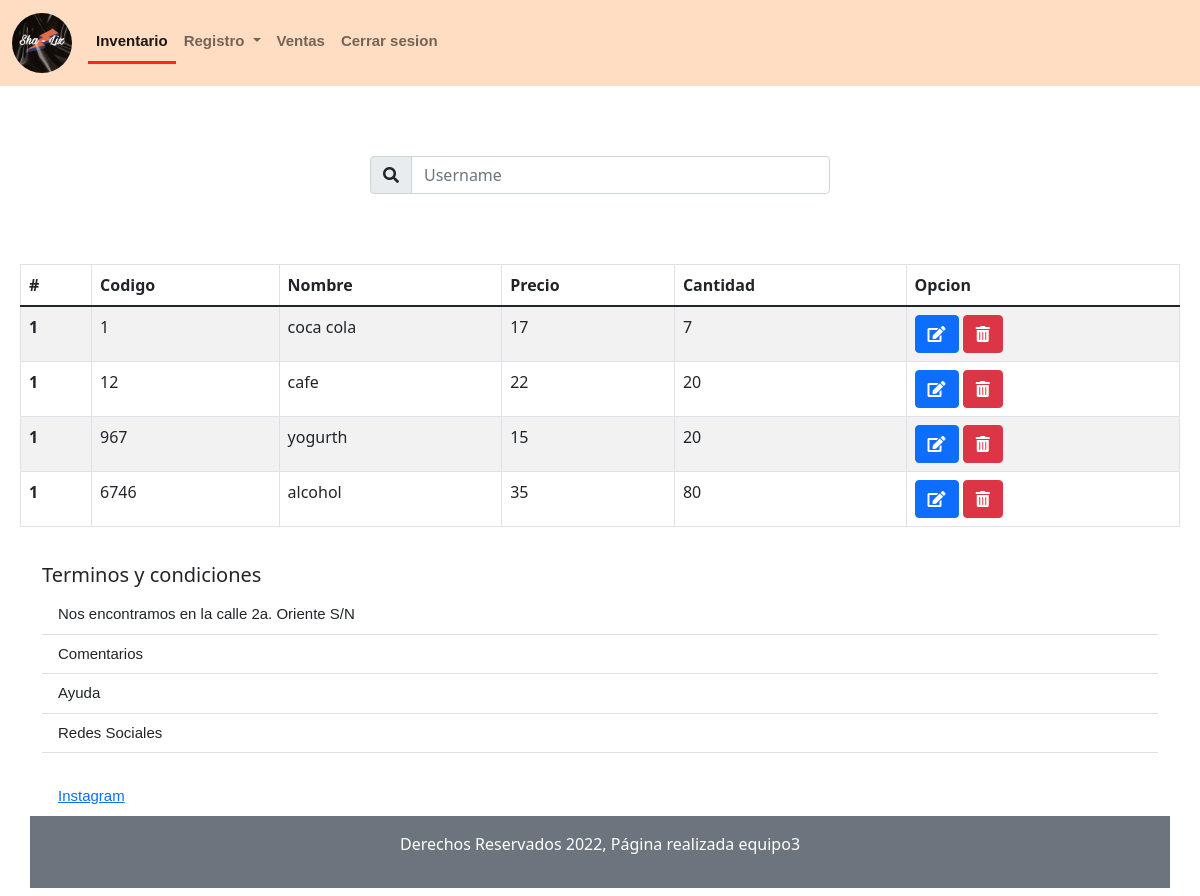
Screenshot of /shaliz2/admin_inventario.php with the database file from the repository.
### tables this page shows
CREATE TABLE `producto` (
  `codproducto` int(11) NOT NULL,
  `descripcion` varchar(45) NOT NULL,
  `precio` decimal(10,0) NOT NULL,
  `cantidad de producto` varchar(45) NOT NULL,
  `id_credencial` int(11) NOT NULL
);

### shaliz2/db/connDb.php (called while the page is built)
<?php
   function  connDB(){
      $hostDB = DB_HOST;
      $nombreDB = DB_NAME;
      $usuarioDB = DB_USER;
      $contraseniaDB = DB_PWD;
      $hostPDO = "mysql:host=$hostDB;dbname=$nombreDB;";
      $miPDO = new PDO($hostPDO, $usuarioDB, $contraseniaDB);
      return  $miPDO ;
   }
?>

### shaliz2/admin_inventario.php (the view, shortened to what this page needs)
<?php
    require_once "db/connDb.php";
    $miConsulta = connDB()->prepare("SELECT * FROM producto");
    $miConsulta->execute();
    $data = $miConsulta->fetchAll(PDO::FETCH_ASSOC);
?>
<!DOCTYPE html>
<html>
<?php include_once "menu.php"; ?>
<body>
    <center>
        <div class="input-group mb-3 size-input-search">
            <span class="input-group-text"><i class="fas fa-search"></i></span>
            <input type="text" class="form-control" placeholder="Username" aria-label="Username">
        </div>
    </center>
    <div class="top-table table-responsive">
        <table class="table table-striped table-bordered ">
            <thead>
                <tr>
                    <th scope="col">#</th>
                    <th scope="col">Codigo</th>
                    <th scope="col">Nombre</th>
                    <th scope="col">Precio</th>
                    <th scope="col">Cantidad</th>
                    <th scope="col">Opcion</th>
                </tr>
            </thead>
            <tbody>
                <?php foreach ($data as $key => $value) {
                    echo '<tr>
                            <th scope="row">1</th>
                            <td>'. $value["codproducto"]. '</td>
                            <td>'. $value["descripcion"] . '</td>
                            <td>' . $value["precio"] . '</td>
                            <td>' . $value["cantidad de producto"] . '</td>
                            <td>
                                <a href="#" class="btn btn-primary"><i class="fas fa-edit"></i></a>
                                <a href="#?delete" class="btn btn-danger js-delete"><i class="fas fa-trash-alt"></i></a>
                            </td>
                        </tr>
                        ';
                } ?>
            </tbody>
        </table>
    </div>
    <footer>
        <?php
        include_once("pie_de_pagina.php");
        ?>
    </footer>
</body>
</html>

### shaliz2/menu.php (shortened to what this page needs)
<head>
  <link rel="stylesheet" href="css/bootstrap/bootstrap.min.css">
  <link rel="stylesheet" href="css/administrador.css">
  <link rel="stylesheet" href="css/style.css">
  <link rel="stylesheet" href="css/icon/font-awesome.min.css">
  <link rel="stylesheet" href="css/icon/ka-f.fontawesome.v5.15.4.free.min.css">
  <header>
    <nav class="navbar navbar-expand-lg navbar-light bg-navbar">
      <div class="container-fluid">
        <a class="navbar-brand" href="#"><img src="img/Logo.jpeg" alt="" style="width:60px;" class="rounded-pill"></a>
        <div class="collapse navbar-collapse" id="navbarSupportedContent">
          <ul class="navbar-nav me-auto mb-2 mb-lg-0">
            <li class="nav-item">
              <a id="inventario" class="nav-link" aria-current="page" href="admin_inventario.php">Inventario</a>
            </li>
            <li class="nav-item dropdown">
              <a class="nav-link dropdown-toggle" href="#" id="navbarDropdown" role="button" data-bs-toggle="dropdown" aria-expanded="false">
                Registro
              </a>
            </li>
            <li class="nav-item">
              <a id="ventas" class="nav-link" aria-current="page" href="">Ventas</a>
            </li>
            <li class="nav-item">
              <a class="nav-link" aria-current="page" href="">Cerrar sesion</a>
            </li>
          </ul>
        </div>
      </div>
    </nav>
  </header>
</head>

### shaliz2/pie_de_pagina.php
<footer class="container">
        <div class="row">
          <div class="col-sm-12 col-md-12 col-lg-12">
              <h5>Terminos y condiciones</h5>
              <ul class="list-group list-group-flush">
                <li class="list-group-item">Nos encontramos en la calle 2a. Oriente S/N<a href="#"></a></li>
                <li class="list-group-item">Comentarios<a href="#"></a></li>
                <li class="list-group-item">Ayuda<a href="#"></a></li>
                <li class="list-group-item">Redes Sociales<a href="#"></a></li><br>
                <li class="list-group-item"><a href="https://www.w3schools.com/html/default.asp">Instagram</a></li>
              </ul>
          </div>
      </div>
      <div class="row p-3 mb-2 bg-secondary text-white">
          <div class="col-sm-12 col-md-12 col-lg-12">
              <p class="text-center">Derechos Reservados 2022, Página realizada equipo3</p>
          </div>
      </div>
    </footer>

### shaliz2/css/administrador.css (style rules this page uses)
.bg-navbar { background:#FFDDC2 }
.nav-link { font-weight: bolder; }
.nav-link.active { border-bottom: solid 3px #FF290A; }
.size-input-search { padding: 20px; margin-top: 50px; max-width: 500px; }
.top-table { margin-top: 30px; padding: 20px; }

### shaliz2/css/style.css (style rules this page uses)
input { background:#ffffff; border-radius: 10px; margin-left: 10px; }
li { font-size: 15px; font-family: Verdana, Geneva, Tahoma, sans-serif; }

### rows the page displays
producto: codproducto "1", descripcion "coca cola", precio "17", cantidad de producto "7"
producto: codproducto "12", descripcion "cafe", precio "22", cantidad de producto "20"
producto: codproducto "967", descripcion "yogurth", precio "15", cantidad de producto "20"
producto: codproducto "6746", descripcion "alcohol", precio "35", cantidad de producto "80"
